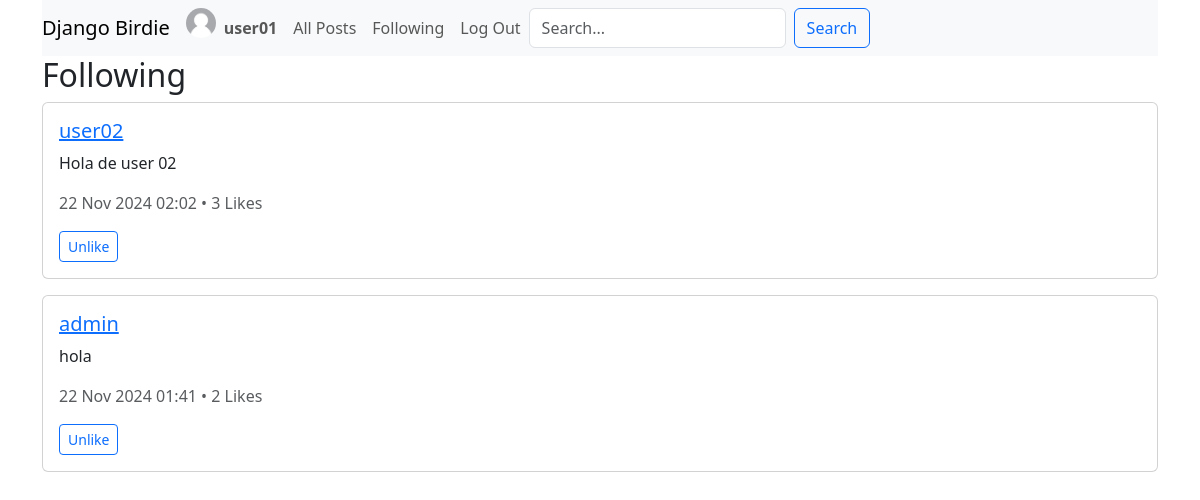
The page /following (signed in) on the database its author committed.
### network/models.py (models this page shows, shortened)
class User(AbstractUser):
    first_name = models.CharField(max_length=30)
    last_name = models.CharField(max_length=30)
    profile_picture = models.ImageField(upload_to='profile_pictures/', null=True, blank=True, default='user/default_profile.jpg')
    followers = models.ManyToManyField(
        'self', related_name='following', symmetrical=False, blank=True
    )

class Post(models.Model):
    user = models.ForeignKey(User, on_delete=models.CASCADE, related_name="posts")
    content = models.TextField(max_length=280)
    created_at = models.DateTimeField(auto_now_add=True)
    likes = models.ManyToManyField(User, related_name="liked_posts", blank=True)
    def like_count(self):
        return self.likes.count()

### network/views.py (the view)
# urls.py: path("following", views.following_view, name="following"),
@login_required
def following_view(request):
    following_users = request.user.following.all()
    posts = Post.objects.filter(user__in=following_users).order_by('-created_at')
    for post in posts:
        post.is_liked_by_user = post.likes.filter(id=request.user.id).exists()
    paginator = Paginator(posts, 10)
    page_number = request.GET.get('page')
    page_obj = paginator.get_page(page_number)
    return render(request, "network/following.html", {
        "posts": page_obj,
    })

### network/templatetags/extras.py (called while the page is built)
@register.filter
def profile_picture_or_default(profile_picture):
    if profile_picture:
        return profile_picture.url
    return '/static/network/user/default_profile.jpg'

### network/templates/network/following.html (shortened to what this page needs)
{% extends "network/layout.html" %}
{% load extras %}
{% block body %}
<h2>Following</h2>
<div>
    {% for post in posts %}
        <div class="card mb-3">
            <div class="card-body">
                    <h5 class="card-title">
                        <a href="{% url 'profile' post.user.username %}">
                            {{ post.user.username }}
                        </a>
                    </h5>
                    <p class="card-text">{{ post.content }}</p>
                    <p class="card-text text-muted">
                        {{ post.created_at|date:"d M Y H:i" }} • {{ post.like_count }} Likes
                    </p>
                <button
                class="btn btn-sm btn-outline-primary like-btn"
                data-post-id="{{ post.id }}"
                data-liked="{{ post.is_liked_by_user }}">
                {% if post.is_liked_by_user %}
                    Unlike
                {% else %}
                    Like
                {% endif %}
            </button>
            </div>
        </div>
    {% endfor %}
</div>
{% endblock %}

### network/templates/network/layout.html (shortened to what this page needs)
{% load static %}
{% load extras %}
<!DOCTYPE html>
<html lang="en">
    <head>
        <head>
            <link rel="stylesheet" href="{% static 'network/vendor/bootstrap/css/bootstrap.min.css' %}">
            <link href="{% static 'network/css/styles.css' %}" rel="stylesheet">
        </head>
    </head>
    <body>
        <div class="container">
            <nav class="navbar navbar-expand-lg navbar-light bg-light">
                <a class="navbar-brand" href="{% url 'index' %}">Django Birdie</a>
                <div>
                    <ul class="navbar-nav mr-auto">
                        {% if user.is_authenticated %}
                                <img src="{{ user.profile_picture|profile_picture_or_default }}" alt="Profile Picture" class="rounded-circle" width="30" height="30">
                            <li class="nav-item">
                                <a class="nav-link" href="#"><strong>{{ user.username }}</strong></a>
                            </li>
                        {% endif %}
                        <li class="nav-item">
                        <a class="nav-link" href="{% url 'index' %}">All Posts</a>
                        </li>
                        {% if user.is_authenticated %}
                            <li class="nav-item">
                                <a class="nav-link" href="{% url 'following' %}">Following</a>
                            </li>
                            <li class="nav-item">
                                <a class="nav-link" href="{% url 'logout' %}">Log Out</a>
                            </li>
                        {% endif %}
                        <form method="get" action="{% url 'search' %}" class="d-flex">
                            <input type="text" name="q" class="form-control me-2" placeholder="Search...">
                            <button class="btn btn-outline-primary" type="submit">Search</button>
                        </form>
                    </ul>
                </div>
            </nav>
            <div class="body">
                {% block body %}
                {% endblock %}
            </div>
        </div>
    </body>
</html>

### rows shown on the page
User: username "user01"
Post: user.username "user02", content "Hola de user 02", created_at "22 Nov 2024 02:02", like_count "3", shows "Unlike"
Post: user.username "admin", content "hola", created_at "22 Nov 2024 01:41", like_count "2", shows "Unlike"
